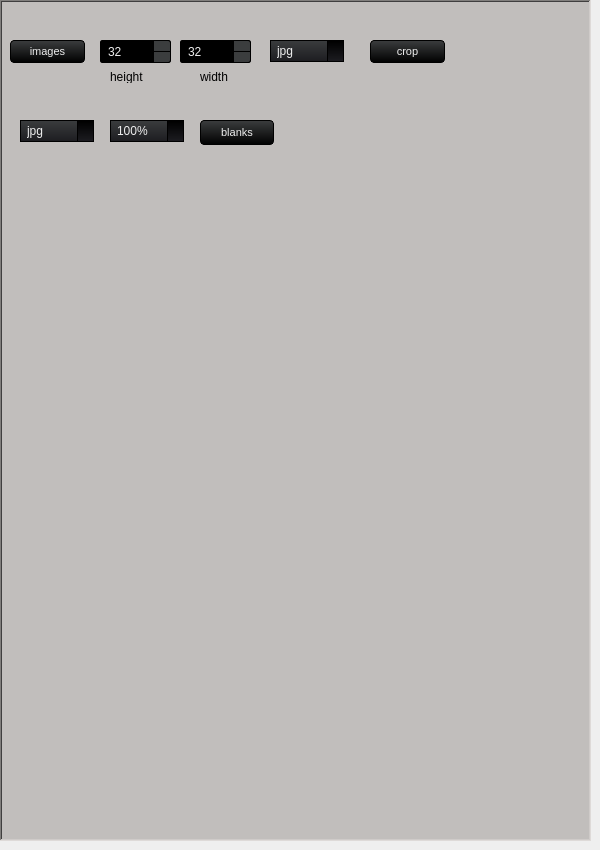
                 <widget class="QWidget" name="tab_3">
                  <attribute name="title">
                   <string>crop</string>
                  </attribute>
                  <widget class="QFrame" name="frame_3">
                   <property name="geometry">
                    <rect>
                     <x>0</x>
                     <y>0</y>
                     <width>591</width>
                     <height>841</height>
                    </rect>
                   </property>
                   <property name="styleSheet">
                    <string notr="true">background-color: rgb(193, 190, 188);</string>
                   </property>
                   <property name="frameShape">
                    <enum>QFrame::WinPanel</enum>
                   </property>
                   <property name="frameShadow">
                    <enum>QFrame::Sunken</enum>
                   </property>
                   <widget class="QPushButton" name="import_images_button">
                    <property name="geometry">
                     <rect>
                      <x>10</x>
                      <y>40</y>
                      <width>75</width>
                      <height>23</height>
                     </rect>
                    </property>
                    <property name="styleSheet">
                     <string notr="true">QPushButton {
    background-color: qlineargradient(spread:repeat, x1:1, y1:0, x2:1, y2:1, stop:0 rgb(59, 61, 62), stop:1 rgb(0, 0, 0));
    color: rgb(238, 238, 238);
  	font-size: 8pt;
    min-width: 53px;
    border-style: solid;
    border-width: 1px;
    border-radius: 4px;
    border-color: rgb(0, 0, 0);
    padding: 5px;
}

QPushButton:flat {
    background-color: transparent;
    border: none;
    color: rgb(238, 238, 238);
}

QPushButton:disabled {
    background-color: #404040;
    color: #656565;
    border-color: rgb(0, 0, 0);
}

QPushButton:hover {
    background-color: rgba(236, 157, 0, 51);
    border: 1px solid rgb(236, 157, 0);
}

QPushButton:pressed {
    background-color: qlineargradient(spread:repeat, x1:1, y1:0, x2:1, y2:1, stop:0 rgb(28, 28, 32), stop:1 rgb(0, 0, 0));
    border: 1px solid rgb(236, 157, 0);
}

QPushButton:checked {
    background-color: qlineargradient(spread:repeat, x1:1, y1:0, x2:1, y2:1, stop:0 rgb(28, 28, 32), stop:1 rgb(0, 0, 0));
    border: 1px solid #222;
}</string>
                    </property>
                    <property name="text">
                     <string>images</string>
                    </property>
                   </widget>
                   <widget class="QPushButton" name="crop_button">
                    <property name="geometry">
                     <rect>
                      <x>370</x>
                      <y>40</y>
                      <width>75</width>
                      <height>23</height>
                     </rect>
                    </property>
                    <property name="styleSheet">
                     <string notr="true">QPushButton {
    background-color: qlineargradient(spread:repeat, x1:1, y1:0, x2:1, y2:1, stop:0 rgb(59, 61, 62), stop:1 rgb(0, 0, 0));
    color: rgb(238, 238, 238);
  	font-size: 8pt;
    min-width: 53px;
    border-style: solid;
    border-width: 1px;
    border-radius: 4px;
    border-color: rgb(0, 0, 0);
    padding: 5px;
}

QPushButton:flat {
    background-color: transparent;
    border: none;
    color: rgb(238, 238, 238);
}

QPushButton:disabled {
    background-color: #404040;
    color: #656565;
    border-color: rgb(0, 0, 0);
}

QPushButton:hover {
    background-color: rgba(236, 157, 0, 51);
    border: 1px solid rgb(236, 157, 0);
}

QPushButton:pressed {
    background-color: qlineargradient(spread:repeat, x1:1, y1:0, x2:1, y2:1, stop:0 rgb(28, 28, 32), stop:1 rgb(0, 0, 0));
    border: 1px solid rgb(236, 157, 0);
}

QPushButton:checked {
    background-color: qlineargradient(spread:repeat, x1:1, y1:0, x2:1, y2:1, stop:0 rgb(28, 28, 32), stop:1 rgb(0, 0, 0));
    border: 1px solid #222;
}</string>
                    </property>
                    <property name="text">
                     <string>crop</string>
                    </property>
                   </widget>
                   <widget class="QPushButton" name="process_image_button">
                    <property name="geometry">
                     <rect>
                      <x>200</x>
                      <y>120</y>
                      <width>74</width>
                      <height>25</height>
                     </rect>
                    </property>
                    <property name="styleSheet">
                     <string notr="true">QPushButton {
    background-color: qlineargradient(spread:repeat, x1:1, y1:0, x2:1, y2:1, stop:0 rgb(59, 61, 62), stop:1 rgb(0, 0, 0));
    color: rgb(238, 238, 238);
  	font-size: 8pt;
    min-width: 53px;
    border-style: solid;
    border-width: 1px;
    border-radius: 4px;
    border-color: rgb(0, 0, 0);
    padding: 5px;
}

QPushButton:flat {
    background-color: transparent;
    border: none;
    color: rgb(238, 238, 238);
}

QPushButton:disabled {
    background-color: #404040;
    color: #656565;
    border-color: rgb(0, 0, 0);
}

QPushButton:hover {
    background-color: rgba(236, 157, 0, 51);
    border: 1px solid rgb(236, 157, 0);
}

QPushButton:pressed {
    background-color: qlineargradient(spread:repeat, x1:1, y1:0, x2:1, y2:1, stop:0 rgb(28, 28, 32), stop:1 rgb(0, 0, 0));
    border: 1px solid rgb(236, 157, 0);
}

QPushButton:checked {
    background-color: qlineargradient(spread:repeat, x1:1, y1:0, x2:1, y2:1, stop:0 rgb(28, 28, 32), stop:1 rgb(0, 0, 0));
    border: 1px solid #222;
}</string>
                    </property>
                    <property name="text">
                     <string>blanks</string>
                    </property>
                   </widget>
                   <widget class="QComboBox" name="image_format_combo">
                    <property name="geometry">
                     <rect>
                      <x>20</x>
                      <y>120</y>
                      <width>74</width>
                      <height>22</height>
                     </rect>
                    </property>
                    <property name="styleSheet">
                     <string notr="true">				QComboBox
				{
					background-color: qlineargradient(spread:repeat, x1:1, y1:0, x2:1, y2:1, stop:0  rgb(59, 61, 62) /*bg_alt*/,stop:1 rgb(28, 28, 32) /*bg_prim*/);
					border: 1px solid #000;
					padding-left: 6px;
					color: rgb(238, 238, 238) /*txt*/;
					height: 20px;
				}
				QComboBox::disabled
				{
					background-color: #404040;
					color: #656565;
					border-color: rgb(0, 0, 0) /*bg_gen*/;
				}
				QComboBox:on
				{
					background-color: rgb(236, 157, 0) /*accent*/;
					color: rgb(28, 28, 28) /*txt_bg*/;
				}
				QComboBox QAbstractItemView
				{
					background-color: rgb(28, 28, 32) /*bg_prim*/;
					color: rgb(238, 238, 238) /*txt*/;
					border: 1px solid black;
					selection-background-color: rgb(236, 157, 0) /*accent*/;
					outline: 0;
				}
				QComboBox::drop-down
				{
					background-color: qlineargradient(spread:repeat, x1:1, y1:0, x2:1, y2:1, stop:0  rgb(0, 0, 0) /*bg_gen*/,stop:1 rgb(28, 28, 32) /*bg_prim*/);
					subcontrol-origin: padding;
					subcontrol-position: top right;
					width: 15px;
					border-left-width: 1px;
					border-left-color: black;
					border-left-style: solid; 
				}
				QComboBox::down-arrow
				{
					image: url(:/16x16/icons/16x16/down.gif);
					width: 8px;
					height: 8px;
				}</string>
                    </property>
                    <item>
                     <property name="text">
                      <string>jpg</string>
                     </property>
                    </item>
                    <item>
                     <property name="text">
                      <string>png</string>
                     </property>
                    </item>
                   </widget>
                   <widget class="QComboBox" name="limit_blanks">
                    <property name="geometry">
                     <rect>
                      <x>110</x>
                      <y>120</y>
                      <width>74</width>
                      <height>22</height>
                     </rect>
                    </property>
                    <property name="styleSheet">
                     <string notr="true">				QComboBox
				{
					background-color: qlineargradient(spread:repeat, x1:1, y1:0, x2:1, y2:1, stop:0  rgb(59, 61, 62) /*bg_alt*/,stop:1 rgb(28, 28, 32) /*bg_prim*/);
					border: 1px solid #000;
					padding-left: 6px;
					color: rgb(238, 238, 238) /*txt*/;
					height: 20px;
				}
				QComboBox::disabled
				{
					background-color: #404040;
					color: #656565;
					border-color: rgb(0, 0, 0) /*bg_gen*/;
				}
				QComboBox:on
				{
					background-color: rgb(236, 157, 0) /*accent*/;
					color: rgb(28, 28, 28) /*txt_bg*/;
				}
				QComboBox QAbstractItemView
				{
					background-color: rgb(28, 28, 32) /*bg_prim*/;
					color: rgb(238, 238, 238) /*txt*/;
					border: 1px solid black;
					selection-background-color: rgb(236, 157, 0) /*accent*/;
					outline: 0;
				}
				QComboBox::drop-down
				{
					background-color: qlineargradient(spread:repeat, x1:1, y1:0, x2:1, y2:1, stop:0  rgb(0, 0, 0) /*bg_gen*/,stop:1 rgb(28, 28, 32) /*bg_prim*/);
					subcontrol-origin: padding;
					subcontrol-position: top right;
					width: 15px;
					border-left-width: 1px;
					border-left-color: black;
					border-left-style: solid; 
				}
				QComboBox::down-arrow
				{
					image: url(:/16x16/icons/16x16/down.gif);
					width: 8px;
					height: 8px;
				}</string>
                    </property>
                    <item>
                     <property name="text">
                      <string>100%</string>
                     </property>
                    </item>
                    <item>
                     <property name="text">
                      <string>75%</string>
                     </property>
                    </item>
                    <item>
                     <property name="text">
                      <string>50%</string>
                     </property>
                    </item>
                    <item>
                     <property name="text">
                      <string>25%</string>
                     </property>
                    </item>
                    <item>
                     <property name="text">
                      <string>0%</string>
                     </property>
                    </item>
                   </widget>
                   <widget class="QSpinBox" name="height_input">
                    <property name="geometry">
                     <rect>
                      <x>100</x>
                      <y>40</y>
                      <width>71</width>
                      <height>23</height>
                     </rect>
                    </property>
                    <property name="styleSheet">
                     <string notr="true">				QSpinBox,QDoubleSpinBox,
				QDateTimeEdit 
				{
					background-color: rgb(0, 0, 0) /*bg_gen*/;
					color : rgb(238, 238, 238) /*txt*/;
					border: 1px solid #000;
					padding: 3px;
					padding-left: 5px;
					border-radius : 2px;
				}
				QDoubleSpinBox::up-button, 
				QSpinBox::up-button, 
				QDateTimeEdit::up-button
				{
					border-top-right-radius:2px;
					background-color: rgb(59, 61, 62) /*bg_alt*/;
					width: 16px; 
					border-width: 1px;
				}
				QDoubleSpinBox::up-button:hover, 
				QSpinBox::up-button:hover, 
				QDateTimeEdit::up-button:hover
				{
					background-color: rgb(59, 61, 62) /*bg_alt*/;
				}
				QDoubleSpinBox::up-button:pressed, 
				QSpinBox::up-button:pressed, 
				QDateTimeEdit::up-button:pressed
				{
					background-color: rgb(0, 0, 0) /*bg_gen*/;
					width: 16px; 
					border-width: 1px;
				}
				QDoubleSpinBox::up-arrow,
				QSpinBox::up-arrow,
				QDateTimeEdit::up-arrow
				{
					image: url(:/16x16/icons/16x16/up.gif);
					width: 7px;
					height: 7px;
				}
				QDoubleSpinBox::down-button, 
				QSpinBox::down-button, 
				QDateTimeEdit::down-button
				{
					border-bottom-right-radius:2px;
					background-color: rgb(59, 61, 62) /*bg_alt*/;
					width: 16px; 
					border-width: 1px;
				}
				QDoubleSpinBox::down-button:hover, 
				QSpinBox::down-button:hover, 
				QDateTimeEdit::down-button:hover
				{
					background-color: rgb(59, 61, 62) /*bg_alt*/;
				}
				QDoubleSpinBox::down-button:pressed,
				QSpinBox::down-button:pressed, 
				QDateTimeEdit::down-button:pressed
				{
					background-color: rgb(0, 0, 0) /*bg_gen*/;
					width: 16px; 
					border-width: 1px;
				}
				QDoubleSpinBox::down-arrow,
				QSpinBox::down-arrow,
				QDateTimeEdit::down-arrow
				{
					image: url(:/16x16/icons/16x16/down.gif);
					width: 7px;
					height: 7px;
				}</string>
                    </property>
                    <property name="minimum">
                     <number>32</number>
                    </property>
                    <property name="maximum">
                     <number>2016</number>
                    </property>
                    <property name="singleStep">
                     <number>32</number>
                    </property>
                   </widget>
                   <widget class="QSpinBox" name="width_input">
                    <property name="geometry">
                     <rect>
                      <x>180</x>
                      <y>40</y>
                      <width>71</width>
                      <height>23</height>
                     </rect>
                    </property>
                    <property name="styleSheet">
                     <string notr="true">				QSpinBox,QDoubleSpinBox,
				QDateTimeEdit 
				{
					background-color: rgb(0, 0, 0) /*bg_gen*/;
					color : rgb(238, 238, 238) /*txt*/;
					border: 1px solid #000;
					padding: 3px;
					padding-left: 5px;
					border-radius : 2px;
				}
				QDoubleSpinBox::up-button, 
				QSpinBox::up-button, 
				QDateTimeEdit::up-button
				{
					border-top-right-radius:2px;
					background-color: rgb(59, 61, 62) /*bg_alt*/;
					width: 16px; 
					border-width: 1px;
				}
				QDoubleSpinBox::up-button:hover, 
				QSpinBox::up-button:hover, 
				QDateTimeEdit::up-button:hover
				{
					background-color: rgb(59, 61, 62) /*bg_alt*/;
				}
				QDoubleSpinBox::up-button:pressed, 
				QSpinBox::up-button:pressed, 
				QDateTimeEdit::up-button:pressed
				{
					background-color: rgb(0, 0, 0) /*bg_gen*/;
					width: 16px; 
					border-width: 1px;
				}
				QDoubleSpinBox::up-arrow,
				QSpinBox::up-arrow,
				QDateTimeEdit::up-arrow
				{
					image: url(:/16x16/icons/16x16/up.gif);
					width: 7px;
					height: 7px;
				}
				QDoubleSpinBox::down-button, 
				QSpinBox::down-button, 
				QDateTimeEdit::down-button
				{
					border-bottom-right-radius:2px;
					background-color: rgb(59, 61, 62) /*bg_alt*/;
					width: 16px; 
					border-width: 1px;
				}
				QDoubleSpinBox::down-button:hover, 
				QSpinBox::down-button:hover, 
				QDateTimeEdit::down-button:hover
				{
					background-color: rgb(59, 61, 62) /*bg_alt*/;
				}
				QDoubleSpinBox::down-button:pressed,
				QSpinBox::down-button:pressed, 
				QDateTimeEdit::down-button:pressed
				{
					background-color: rgb(0, 0, 0) /*bg_gen*/;
					width: 16px; 
					border-width: 1px;
				}
				QDoubleSpinBox::down-arrow,
				QSpinBox::down-arrow,
				QDateTimeEdit::down-arrow
				{
					image: url(:/16x16/icons/16x16/down.gif);
					width: 7px;
					height: 7px;
				}</string>
                    </property>
                    <property name="minimum">
                     <number>32</number>
                    </property>
                    <property name="maximum">
                     <number>2016</number>
                    </property>
                    <property name="singleStep">
                     <number>32</number>
                    </property>
                   </widget>
                   <widget class="QComboBox" name="jpg_png">
                    <property name="geometry">
                     <rect>
                      <x>270</x>
                      <y>40</y>
                      <width>74</width>
                      <height>22</height>
                     </rect>
                    </property>
                    <property name="styleSheet">
                     <string notr="true">				QComboBox
				{
					background-color: qlineargradient(spread:repeat, x1:1, y1:0, x2:1, y2:1, stop:0  rgb(59, 61, 62) /*bg_alt*/,stop:1 rgb(28, 28, 32) /*bg_prim*/);
					border: 1px solid #000;
					padding-left: 6px;
					color: rgb(238, 238, 238) /*txt*/;
					height: 20px;
				}
				QComboBox::disabled
				{
					background-color: #404040;
					color: #656565;
					border-color: rgb(0, 0, 0) /*bg_gen*/;
				}
				QComboBox:on
				{
					background-color: rgb(236, 157, 0) /*accent*/;
					color: rgb(28, 28, 28) /*txt_bg*/;
				}
				QComboBox QAbstractItemView
				{
					background-color: rgb(28, 28, 32) /*bg_prim*/;
					color: rgb(238, 238, 238) /*txt*/;
					border: 1px solid black;
					selection-background-color: rgb(236, 157, 0) /*accent*/;
					outline: 0;
				}
				QComboBox::drop-down
				{
					background-color: qlineargradient(spread:repeat, x1:1, y1:0, x2:1, y2:1, stop:0  rgb(0, 0, 0) /*bg_gen*/,stop:1 rgb(28, 28, 32) /*bg_prim*/);
					subcontrol-origin: padding;
					subcontrol-position: top right;
					width: 15px;
					border-left-width: 1px;
					border-left-color: black;
					border-left-style: solid; 
				}
				QComboBox::down-arrow
				{
					image: url(:/16x16/icons/16x16/down.gif);
					width: 8px;
					height: 8px;
				}</string>
                    </property>
                    <item>
                     <property name="text">
                      <string>jpg</string>
                     </property>
                    </item>
                    <item>
                     <property name="text">
                      <string>png</string>
                     </property>
                    </item>
                   </widget>
                   <widget class="QLabel" name="label">
                    <property name="geometry">
                     <rect>
                      <x>110</x>
                      <y>70</y>
                      <width>47</width>
                      <height>13</height>
                     </rect>
                    </property>
                    <property name="text">
                     <string>height</string>
                    </property>
                   </widget>
                   <widget class="QLabel" name="label_2">
                    <property name="geometry">
                     <rect>
                      <x>200</x>
                      <y>70</y>
                      <width>47</width>
                      <height>13</height>
                     </rect>
                    </property>
                    <property name="text">
                     <string>width</string>
                    </property>
                   </widget>
                  </widget>
                 </widget>
